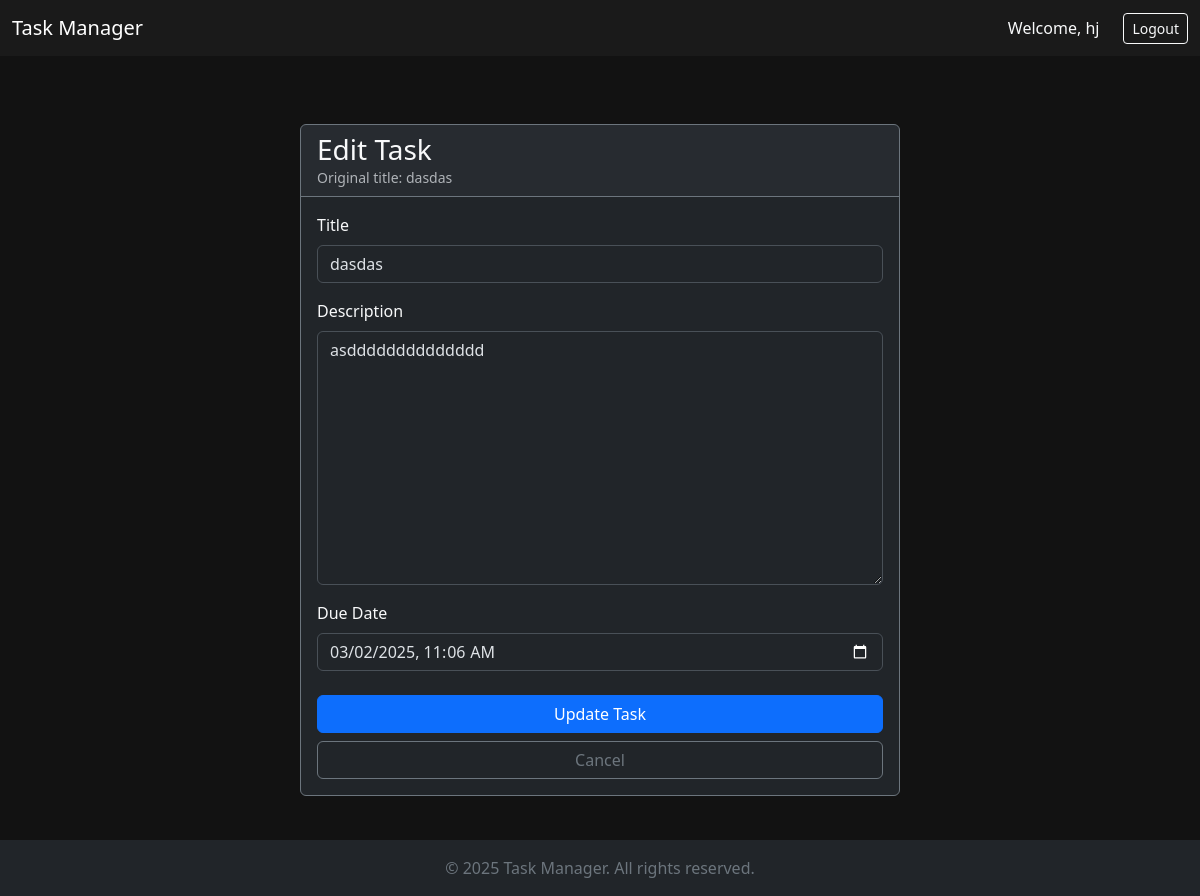
Page /edit_task/8/ (signed in) on the committed database.
### task_manager/models.py (models this page shows, shortened)
class Task(models.Model):
    title = models.CharField(max_length=300)
    description = models.TextField()
    status = models.BooleanField(default=False)
    published_date = models.DateTimeField(auto_now_add=True)
    due_date = models.DateTimeField()
    owner = models.ForeignKey(User, on_delete=models.CASCADE)

### task_manager/views.py (the view)
# urls.py: path('edit_task/<int:task_id>/', views.edit_task, name='edit_task'),
@login_required
def edit_task(request, task_id):
    task = get_object_or_404(Task, id=task_id)
    check_task_owner(task.owner, request.user)
    if request.method != 'POST':
        form = TaskForm(instance=task)
    else:
        form = TaskForm(instance=task, data=request.POST)
        if form.is_valid():
            form.save()
        return redirect('task_manager:index')
    context = {'form': form, 'task': task}
    return render(request, 'task_manager/edit_task.html', context)

### task_manager/forms.py
class TaskForm(forms.ModelForm):
    class Meta:
        model = Task
        fields = ['title', 'description', 'due_date']
        labels = {
            'title': 'Title',
            'description': 'Description',
            'due_date': 'Due Date'
        }
        widgets = {
            'description': forms.Textarea(),
            'due_date': forms.DateTimeInput(attrs={'type': 'datetime-local'})
        }

### task_manager/views.py (called while the page is built)
def check_task_owner(task_owner, request_user):
    if task_owner != request_user:
        raise Http404

### task_manager/templates/task_manager/edit_task.html (shortened to what this page needs)
{% extends 'task_manager/base.html' %}
{% load django_bootstrap5 %}
{% block content %}
<div class="container-lg mt-4">
    <div class="card bg-dark text-light border-secondary mx-auto" style="max-width: 600px">
        <div class="card-header border-secondary">
            <h3 class="mb-0">Edit Task</h3>
            <p class="text-muted mb-0 small">Original title: {{ task.title }}</p>
        </div>
        <div class="card-body">
            <form action="{% url 'task_manager:edit_task' task.id %}" method="POST">
                {% bootstrap_form form %}
                <div class="d-grid gap-2 mt-4">
                    {% bootstrap_button button_type='submit' content='Update Task' class='btn btn-primary' %}
                    <a href="{% url 'task_manager:index' %}" class="btn btn-outline-secondary">
                        Cancel
                    </a>
                </div>
            </form>
        </div>
    </div>
</div>
{% endblock content %}

### task_manager/templates/task_manager/base.html (shortened to what this page needs)
<!DOCTYPE html>
{% load django_bootstrap5 %}
<html lang="en" data-bs-theme="dark">
<head>
    {% bootstrap_css %}
</head>
<body class="d-flex flex-column">
    <nav class="navbar navbar-expand-md navbar-dark bg-dark">
        <div class="container-fluid">
            <a class="navbar-brand" href="{% url 'task_manager:index' %}">Task Manager</a>
            <div class="collapse navbar-collapse" id="navbarCollapse">
                <ul class="navbar-nav ms-auto mb-2 mb-lg-0">
                    {% if user.is_authenticated %}
                    <li class="nav-item">
                        <span class="navbar-text text-light me-3">Welcome, {{ user.username }}</span>
                    </li>
                    {% else %}
                    <li class="nav-item">
                        <a class="nav-link text-light" href="{% url 'accounts:register' %}">Sign Up</a>
                    </li>
                    {% endif %}
                </ul>
                {% if user.is_authenticated %}
                <form action="{% url 'accounts:logout' %}" method="post" class="ms-2">
                    <button type="submit" class="btn btn-outline-light btn-sm">Logout</button>
                </form>
                {% endif %}
            </div>
        </div>
    </nav>
    <main class="container-lg mt-4 flex-grow-1">
        {% block content %}{% endblock content %}
    </main>
    <footer class="bg-dark text-secondary py-3 mt-4">
        <div class="container-fluid text-center">
            <p class="mb-0">&copy; {% now "Y" %} Task Manager. All rights reserved.</p>
        </div>
    </footer>
</body>
</html>

### task_manager/templates/task_manager/base.html (style rules this page uses)
body { background-color: #121212; min-height: 100vh; display: flex; flex-direction: column; }
.navbar { background-color: #1a1a1a !important; }
main { flex: 1; padding: 20px 0; }

### rows in the picture
Task: title "dasdas", description "asdddddddddddddd", due_date "03/02/2025 11:06"

### other values in the picture
{{ user.username }} "hj"
